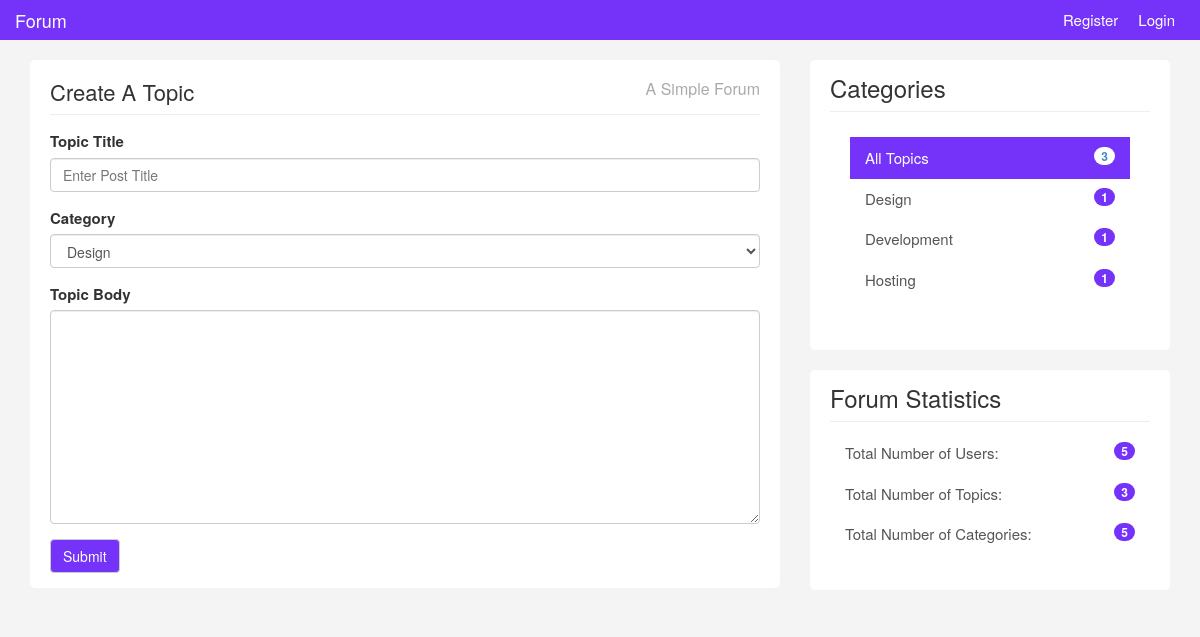
Screenshot of /topics/create.php (signed in) with the database file from the repository.
### tables this page shows
CREATE TABLE `categories` (
  `id` int(5) NOT NULL,
  `name` varchar(200) NOT NULL,
  `created_at` timestamp NOT NULL DEFAULT current_timestamp()
);

### topics/create.php (the view, shortened to what this page needs)
<?php require "../includes/header.php";		?>
<?php require "../config/conf.php";			?>
 <?php
	$categories_select = $conn->query("SELECT * FROM categories");
	$categories_select -> execute();
	$allcategories = $categories_select -> fetchAll(PDO::FETCH_OBJ);
?>
<div class="container">
		<div class="row">
			<div class="col-md-8">
				<div class="main-col">
					<div class="block">
						<h1 class="pull-left">Create A Topic</h1>
						<h4 class="pull-right">A Simple Forum</h4>
						<div class="clearfix"></div>
						<hr>
						<form role="form" action="create.php" method="POST">
							<div class="form-group">
								<label>Topic Title</label>
								<input type="text" class="form-control" name="title" placeholder="Enter Post Title">
							</div>
							<div class="form-group">
								<label>Category</label>
								<select name="category" class="form-control">
								<?php foreach($allcategories as $cat) : ?>
								<option value="<?php echo $cat->name; ?>"><?php echo $cat->name; ?></option>
									<?php endforeach; ?>
							</select>
							</div>
								<div class="form-group">
									<label>Topic Body</label>
									<textarea id="body" rows="10" cols="80" class="form-control" name="body"></textarea>
								</div>
							<button type="submit" name="submit" class="color btn btn-default">Submit</button>
						</form>
					</div>
				</div>
			</div>
			<?php require "../includes/footer.php";		?>

### includes/footer.php (shortened to what this page needs)
<?php
	$topics= $conn->query("SELECT COUNT(*) AS all_topics from topics");
	$topics->execute();
	$allTopics = $topics->fetch(PDO::FETCH_OBJ);
	$categories = $conn->query("
    SELECT
        categories.id AS id,
        categories.name AS name,
        COUNT(topics.category) AS count_category
    FROM
        categories
    LEFT JOIN
        topics ON categories.name = topics.category
    GROUP BY
        categories.name
    HAVING
        count_category > 0
");
$categories->execute();
$allCategories = $categories->fetchAll(PDO::FETCH_OBJ);
	$users = $conn->query("SELECT COUNT(*) AS COUNT_users FROM users");
	$users -> execute();
	$allUsers = $users->fetch(PDO::FETCH_OBJ);
		$topics = $conn->query("SELECT COUNT(*) AS COUNT_topics FROM topics");
		$topics -> execute();
		$alltopics_count = $topics->fetch(PDO::FETCH_OBJ);
		$categories_count = $conn->query("SELECT COUNT(*) AS COUNT_categories FROM categories");
		$categories_count -> execute();
		$allcategories_count = $categories_count->fetch(PDO::FETCH_OBJ);
?>
<div class="col-md-4">
				<div class="sidebar">
					<div class="block">
					<h3>Categories</h3>
					<div class="list-group block ">
						<a href="#" class="list-group-item active">All Topics <span class="badge pull-right"><?php echo $allTopics->all_topics ?></span></a>
						<?php foreach($allCategories as $category) : ?>
						<a href="<?php echo APPURL;?>/categories/show.php?name=<?php echo $category->name; ?>" class="list-group-item"><?php echo $category->name; ?>
						<span class="color badge pull-right"><?php echo $category->count_category; ?></span></a>
						<?php endforeach; ?>
					</div>
					</div>
					<div class="block" style="margin-top: 20px;">
						<h3 class="margin-top: 40px">Forum Statistics</h3>
						<div class="list-group">
							<a href="#" class="list-group-item">Total Number of Users:<span class="color badge pull-right"><?php echo $allUsers -> COUNT_users; ?></span></a>
							<a href="#" class="list-group-item">Total Number of Topics:<span class="color badge pull-right"><?php echo $alltopics_count -> COUNT_topics; ?></span></a>
							<a href="#" class="list-group-item">Total Number of Categories: <span class="color badge pull-right"><?php echo $allcategories_count -> COUNT_categories; ?></span></a>
						</div>
				    </div>
			    </div>
				</div>
			</div>
		</div>
  </body>
</html>

### css/custom.css (style rules this page uses)
body { padding-top: 60px; background:#f4f4f4; font-size:15px; }
a { color:#5c5b69; }
hr { margin:10px 0 15px 0; }
h3 { margin-bottom:5px; }
.block { background:#fff; border-radius:5px; padding: 15px 20px; margin-bottom:20px; }
.main-col { overflow:auto; }
.main-col h1 { font-size:22px; margin:5px 0 0 0; padding:0; }
.main-col h4 { font-size:16px; margin:5px 0 0 0; padding:0; color:#aaa; }
.sidebar .block h3 { margin:0 0 10px 0; padding-bottom:10px; border-bottom:#eee solid 1px; }
a.list-group-item.active, a.list-group-item.active:hover, a.list-group-item.active:focus { background:rgb(117, 50, 249); border-radius:0; }
.list-group-item { border:0 }
.color { background-color: rgb(117, 50, 249); color: white; }

### rows the page displays
categories: name "Design", count_category "1"
categories: name "Development", count_category "1"
categories: name "Hosting", count_category "1"

### other values shown
$allTopics->all_topics "3"
$allUsers -> COUNT_users "5"
$alltopics_count -> COUNT_topics "3"
$allcategories_count -> COUNT_categories "5"
form field category "Design"
